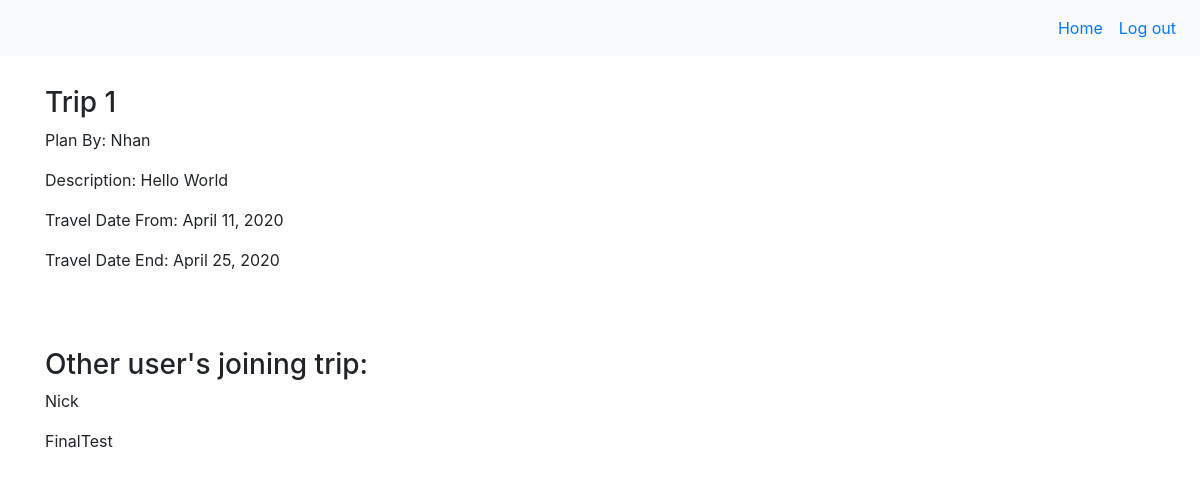
The app's page /travels/destination/1/ with its own data.
### travel_buddy_app/models.py (models this page shows)
class Trip(models.Model):
    destination = models.CharField(max_length=255)
    description = models.TextField()
    plan_by = models.ForeignKey(
        User, related_name="user_plan", on_delete=models.CASCADE)
    join = models.ManyToManyField(User, related_name="user_join")
    travel_from = models.DateField()
    travel_to = models.DateField()
    created_at = models.DateTimeField(auto_now_add=True)
    updated_at = models.DateTimeField(auto_now=True)
    objects = TripManager()

class User(models.Model):
    name = models.CharField(max_length=255)
    username = models.TextField()
    password = models.CharField(max_length=255)
    created_at = models.DateTimeField(auto_now_add=True)
    updated_at = models.DateTimeField(auto_now=True)
    objects = UserManager()

### travel_buddy_app/views.py (the view)
# urls.py: path('travels/destination/<int:id>/', views.destination),
def destination(request, id):
    trip = Trip.objects.get(id=id)
    context = {
        'trip': Trip.objects.get(id=id),
        'user_join': Trip.objects.get(id=id).join.all(),
    }
    return render(request, 'destination.html', context)

### travel_buddy_app/templates/destination.html (shortened to what this page needs)
<!DOCTYPE html>
<html lang="en">
<head>
    {% load static %}
    <link rel="stylesheet" type="text/css" href="{% static 'css/style.css' %}">
    <link rel="stylesheet" href="https://stackpath.bootstrapcdn.com/bootstrap/4.4.1/css/bootstrap.min.css"
>
</head>
<body>
    <nav class="navbar navbar-expand-lg navbar-light bg-light">
        <ul class="navbar-nav ml-auto">
            <li class="nav-item"><a href="/travels/" class="nav-link text-primary">Home</a></li>
            <li class="nav-item"><a href="/logout/" class="nav-link text-primary">Log out</a></li>
        </ul>
    </nav>
    <div class="container-fluid">
        <div class="destination">
            <h3>{{trip.destination}}</h3>
            <p>Plan By: {{trip.plan_by.name}}</p>
            <p>Description: {{trip.description}}</p>
            <p>Travel Date From: {{trip.travel_from}}</p>
            <p>Travel Date End: {{trip.travel_to}}</p>
        </div>
        <div class="other-user-trip">
            <h3>Other user's joining trip:</h3>
            {% for user in user_join %}
            <p>{{user.name}}</p>
            {%endfor%}
        </div>
    </div>
</body>
</html>

### travel_buddy_app/static/css/style.css (style rules this page uses)
.container-fluid .destination, .other-user-trip { padding: 30px; }

### records on screen
Trip: destination "Trip 1", plan_by.name "Nhan", description "Hello World", travel_from "April 11, 2020", travel_to "April 25, 2020"
User: name "Nick"
User: name "FinalTest"
